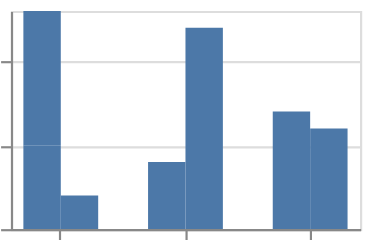

Source (Vega-Lite JSON):
### Vega-Lite specification from a JSON file in a GitHub repository (floating-point values rounded to 4 significant figures)
{"$schema": "https://vega.github.io/schema/vega-lite/v6.json", "padding": 5, "autosize": "none", "data": {"name": "table", "values": [{"c": "A", "g": "p", "x": 1, "y": 2, "v": 5, "t": "2024-01-15", "o": {"v": 3}, "IMDB Rating": 6.1, "d": "x1"}, {"c": "B", "g": "q", "x": 2, "y": 4, "v": 9, "t": "2024-02-20", "o": {"v": 7}, "IMDB Rating": 7.4, "d": "x2"}, {"c": "A", "g": "q", "x": 3, "y": 3, "v": 2, "t": "2024-03-05", "o": {"v": 1}, "IMDB Rating": 5.2, "d": "x1"}, {"c": "C", "g": "p", "x": 4, "y": 6, "v": 7, "t": "2024-05-30", "o": {"v": 4}, "IMDB Rating": 8.8, "d": "x3"}, {"c": "B", "g": "p", "x": 5, "y": 5, "v": 4, "t": "2024-07-11", "o": {"v": 9}, "IMDB Rating": 6.9, "d": "x2"}, {"c": "C", "g": "q", "x": 6, "y": 8, "v": 6, "t": "2024-09-02", "o": {"v": 2}, "IMDB Rating": 7.7, "d": "x3"}, {"c": "A", "g": "p", "x": 7, "y": 7, "v": 8, "t": "2024-11-25", "o": {"v": 5}, "IMDB Rating": 4.4, "d": "x1"}, {"c": "B", "g": "q", "x": 8, "y": 9, "v": 3, "t": "2024-12-31", "o": {"v": 8}, "IMDB Rating": 9.1, "d": "x2"}]}, "width": 160, "height": 100, "mark": "bar", "encoding": {"x": {"field": "c", "type": "nominal"}, "y": {"field": "v", "type": "quantitative"}, "xOffset": {"field": "g", "type": "nominal"}}, "config": {"scale": {"bandWithNestedOffsetPaddingInner": 0.4, "bandWithNestedOffsetPaddingOuter": 0.1}}}
